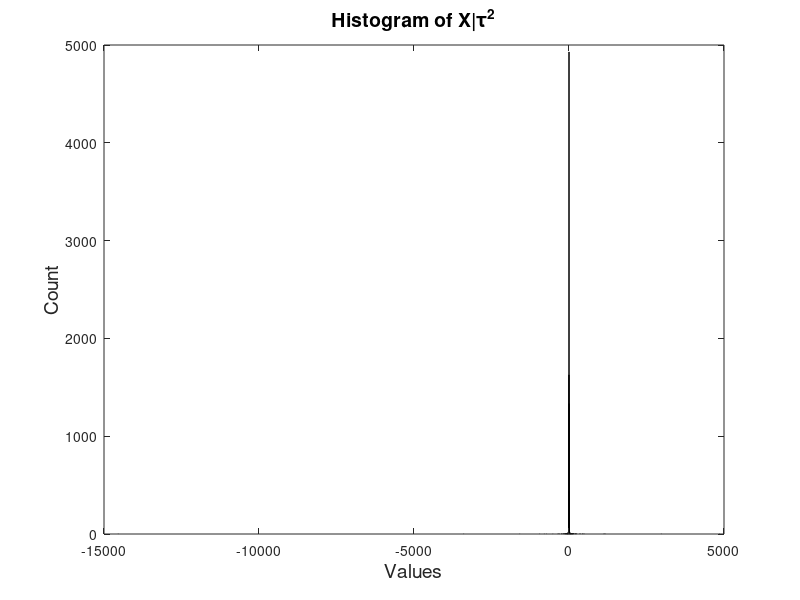

Recreate this plot in MATLAB. (Note: this script raises an error after producing the figure.)
%% STA 601: Lab 2
% Author: Kedar S Prabhudesai
% Created on: 09/10/2013

close all;clear all;
%% Part 2
% Parameters for T-Distribution
nu = 1;
% Number of samples to draw
nSamples = 10000;
% Distribution for T2
T2Dist = makedist('Gamma','a',nu/2,'b',2/nu);
% Draw 10,000 samples from T2 Dist
T2Rand = T2Dist.random(1,nSamples);
XGivenT2Rand = zeros(1,nSamples);

% For the Given T2 sample, draw corresponding X|T2 sample
for iSample = 1:nSamples
    XGivenT2Dist = makedist('Normal','mu',0,'sigma',sqrt(1/T2Rand(iSample))); 
    XGivenT2Rand(iSample) = XGivenT2Dist.random();
end
% Plot Histogram of Values
XHistFig = figure;
hist(gca,XGivenT2Rand,10000);
title('Histogram of X|\tau^2','Fontsize',14);
xlabel('Values','Fontsize',14);
ylabel('Count','Fontsize',14);
matlab2tikz(XHistFig,'XGivenT2Hist.tikz');

%% Part 3
% Marginal Distribution of X
XDist = makedist('tLocationScale','nu',nu);
% KS-Test with t-Distribution
[~,p] = kstest(XGivenT2Rand,'CDF',XDist);
disp(p)

%% Part 4
pVals = zeros(1,1000);

for iKSTest = 1:1000
    % Draw 10,000 samples from T2 Dist
    T2Rand = T2Dist.random(1,50);
    % For the Given T2 sample, draw corresponding X|T2 sample
    for iSample = 1:50
        XGivenT2Dist = makedist('Normal','mu',0,'sigma',sqrt(1/T2Rand(iSample))); 
        XGivenT2Rand(iSample) = XGivenT2Dist.random();
    end
    [~,pVals(iKSTest)] = kstest(XGivenT2Rand,'CDF',XDist);
end
% Plot Histogram of Values
pValHistFig = figure;
hist(gca,pVals,1000);
title('Histogram of p-values','Fontsize',14);
xlabel('Values','Fontsize',14);
ylabel('Count','Fontsize',14);
matlab2tikz(XHistFig,'pValHist.tikz');